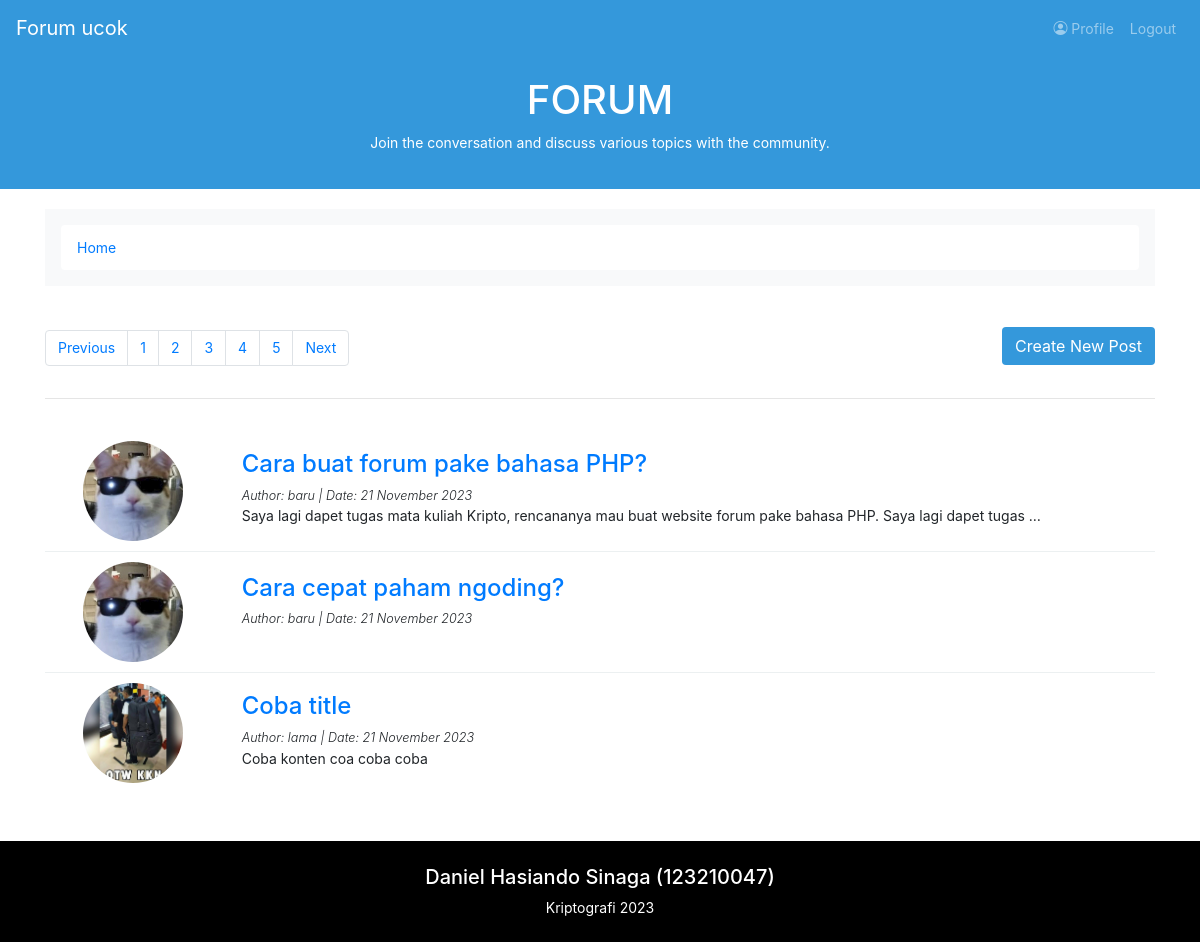
The app's page /home.php (signed in) with its own data.
### tables this page shows
CREATE TABLE `users` (
  `username` varchar(255) NOT NULL,
  `name` varchar(255) NOT NULL,
  `password` varchar(255) NOT NULL,
  `email` varchar(255) NOT NULL,
  `phone` varchar(255) NOT NULL,
  `country` varchar(255) NOT NULL,
  `photo` varchar(255) NOT NULL,
  `joined` date NOT NULL
);

CREATE TABLE `posts` (
  `id` int(11) NOT NULL,
  `postTitle` varchar(255) NOT NULL,
  `posted` timestamp NOT NULL DEFAULT current_timestamp() ON UPDATE current_timestamp(),
  `user` varchar(255) NOT NULL,
  `postContent` varchar(255) DEFAULT NULL
);

### home.php (the view, shortened to what this page needs)
<?php
include('header.php');
include('koneksi.php');
?>
</head>
<body class="padding-large">
  <?php include('navbar.php') ?>
  <div class="forum-header">
    <h1>FORUM</h1>
    <p>Join the conversation and discuss various topics with the community.</p>
  </div>
  <div class="container">
    <div class="row">
      <div class="col">
        <nav aria-label="breadcrumb" class="bg-light rounded-3 p-3 mb-4">
          <ol class="breadcrumb mb-0">
            <li class="breadcrumb-item"><a href="home.php">Home</a></li>
          </ol>
        </nav>
      </div>
    </div>
  </div>
  <div class="container">
    <div class="row">
      <div class="col-md-8 d-flex justify-content-start">
        <nav aria-label="Page navigation example">
          <ul class="pagination">
            <li class="page-item"><a class="page-link" href="#">Previous</a></li>
            <li class="page-item"><a class="page-link" href="#">1</a></li>
            <li class="page-item"><a class="page-link" href="#">2</a></li>
            <li class="page-item"><a class="page-link" href="#">3</a></li>
            <li class="page-item"><a class="page-link" href="#">4</a></li>
            <li class="page-item"><a class="page-link" href="#">5</a></li>
            <li class="page-item"><a class="page-link" href="#">Next</a></li>
          </ul>
        </nav>
      </div>
      <div class="col-md-4 d-flex justify-content-end align-items-center">
        <a href="create_post.php" onclick="return cekLogin()" class="btn warna">Create New Post</a>
      </div>
    </div>
    <hr class="py-2">
  </div>
  <div class="container">
    <ul class="thread-list">
      <?php
      $sql    = "SELECT * FROM posts";
      $query    = mysqli_query($connect, $sql);
      while ($data = mysqli_fetch_array($query)) {
        $user = $data['user'];
        $time = strtotime($data['posted']);
        $tahun = date('Y', $time);
        $bulan = date('F', $time);
        $tanggal = date('d', $time);
      ?>
        <li class="thread-item">
          <div class="row d-flex align-items-center">
            <?php
            $sql2    = "SELECT * FROM users WHERE username = '$user'";
            $query2    = mysqli_query($connect, $sql2);
            while ($data2 = mysqli_fetch_array($query2)) {
            ?>
              <div class="col-md-2 text-center">
                <img src="<?= $data2['photo']; ?>" width="100" alt="Profile Image" class="img-fluid rounded-circle">
              </div>
            <?php } ?>
            <div class="col-md-10">
              <h4><a href="post.php?id=<?= $data['id']; ?>"><?= $data['postTitle']; ?></a></h4>
              <p class="post-date">Author: <?= $user; ?> | Date: <?= $tanggal . " " . $bulan . " " . $tahun; ?></p>
              <span class="post-preview"><?= $data['postContent']; ?></span class="">
            </div>
          </div>
        </li>
      <?php } ?>
    </ul>
  </div>
  <footer class="footer py-4 mt-5 black">
    <div class="container text-center">
      <p class="h5">Daniel Hasiando Sinaga (123210047)</p>
      <span class="text-white">Kriptografi <?= date('Y'); ?></span>
    </div>
  </footer>
</body>
</html>

### records on screen
posts: postTitle "Cara buat forum pake bahasa PHP?", user "baru", posted "21", posted "November", posted "2023", postContent "Saya lagi dapet tugas mata kuliah Kripto, rencananya mau buat website forum pake bahasa PHP. Saya lagi dapet tugas…"
users: photo (picture)
posts: postTitle "Cara cepat paham ngoding?", user "baru", posted "21", posted "November", posted "2023"
posts: postTitle "Coba title", user "lama", posted "21", posted "November", posted "2023", postContent "Coba konten coa coba coba"
users: photo (picture)

### other values on screen
$username "ucok"
